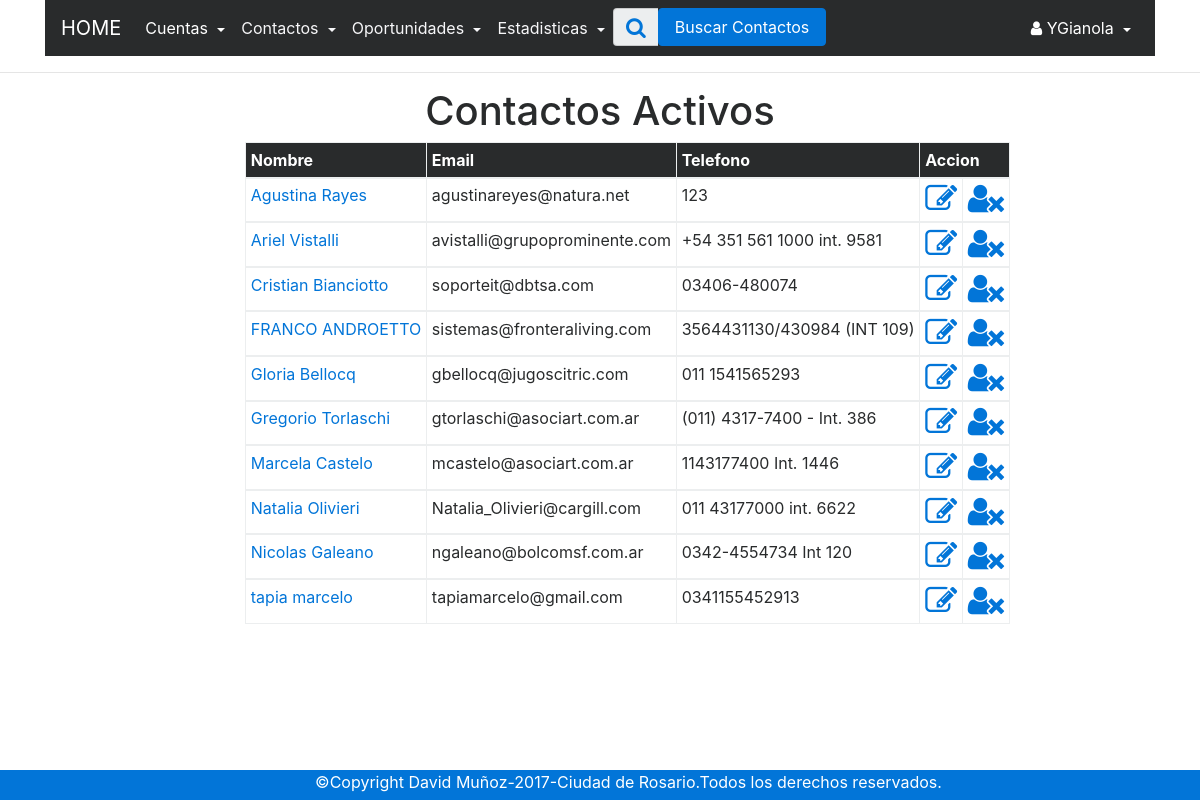
/php/index_contactos.php (signed in), run on the app's committed database.
### tables this page shows
CREATE TABLE IF NOT EXISTS `contactos` (
  `id` int(255) NOT NULL AUTO_INCREMENT,
  `cuenta_id` int(255) DEFAULT '0',
  `usuario_id` int(255) NOT NULL DEFAULT '0',
  `nombre` varchar(50) NOT NULL DEFAULT '0',
  `apellido` varchar(50) NOT NULL DEFAULT '0',
  `email` varchar(50) NOT NULL DEFAULT '0',
  `telefono` varchar(250) DEFAULT '0',
  `estado` int(1) DEFAULT '0',
  PRIMARY KEY (`id`),
  KEY `IdUsuario` (`usuario_id`),
  KEY `IdCuenta` (`cuenta_id`),
  CONSTRAINT `FK_contactos_cuentas` FOREIGN KEY (`cuenta_id`) REFERENCES `cuentas` (`id`) ON DELETE CASCADE ON UPDATE CASCADE,
  CONSTRAINT `FK_contactos_usuarios` FOREIGN KEY (`usuario_id`) REFERENCES `usuarios` (`id`) ON DELETE CASCADE ON UPDATE CASCADE
);

### php/index_contactos.php (called while the page is built, shortened)
<?php session_start();
require 'conexion.php';
$contactos = $conexion->prepare("SELECT con.id as 'id' ,con.nombre,con.apellido,con.email,con.telefono
FROM
contactos con
WHERE con.id=con.id and estado=1 GROUP BY con.id  ORDER BY con.nombre ASC");
$rcontactos = $contactos->execute();
$rcontactos = $contactos->fetchAll(PDO::FETCH_OBJ);
require '../views/contactos/index_contactos.view.php';

### views/contactos/index_contactos.view.php (the view, shortened to what this page needs)
<?php require '../views/menu/menucontactos_activo.view.php';?>
<hr>
  <center><h1>Contactos Activos</h1></center>
<div class="row">
<div class="col-md-3"></div>
<div class="col-md-5"><?php if (isset($_GET['exito'])) {
}?></div>
  </div>
 <div class="row">
<div class="container" >
 <div class="col-sm-10 offset-2">
      <table class="table table-bordered  table-sm table-responsive">
      <thead class="thead-inverse">
      <tr>
         <th>Nombre</th>
         <th>Email</th>
         <th>Telefono</th>
         <th colspan="2">Accion</th>
      </tr>
      </thead>
      <?php foreach ($rcontactos as $contactos): ?>
                                <tbody>
                                    <tr>
                                        <td><a href="../php/contacto_individual.php?id=<?php echo $contactos->id; ?>"><?php echo $contactos->nombre; ?>
                                        <?php echo $contactos->apellido; ?></a></td>
                                        <td><?php echo $contactos->email; ?></td>
                                        <td><?php echo $contactos->telefono; ?></td>
                                            <td>
      <a href="../php/modificar_contacto.php?id=<?php echo $contactos->id ?>">
      <i class="editar fa fa-pencil-square-o fa-2x" aria-hidden="true"></i></a>
    </td>
    <td>
      <a  href="../php/bajalogica_contactos.php?id=<?php echo $contactos->id; ?>"onclick="return confirm('¿Desea Dar de baja el contacto?')"> <i class="eliminar fa fa-user-times fa-2x" aria-hidden="true"></i></i></a>
    </td>
                                    </tr>
                                    </tbody><?php endforeach;?>
      </table>
 </div>
 </div>
</div>
    </body>
    </html>
<?php include '../views/menu/footer.view.php';?>

### data on the page
contactos: nombre "Agustina", apellido "Rayes", email "agustinareyes@natura.net", telefono "123"
contactos: nombre "Ariel", apellido "Vistalli", email "avistalli@grupoprominente.com", telefono "+54 351 561 1000 int. 9581"
contactos: nombre "Cristian", apellido "Bianciotto", email "soporteit@dbtsa.com", telefono "03406-480074"
contactos: nombre "FRANCO", apellido "ANDROETTO", email "sistemas@fronteraliving.com", telefono "3564431130/430984 (INT 109)"
contactos: nombre "Gloria", apellido "Bellocq", email "gbellocq@jugoscitric.com", telefono "011 1541565293"
contactos: nombre "Gregorio", apellido "Torlaschi", email "gtorlaschi@asociart.com.ar", telefono "(011) 4317-7400 - Int. 386"
contactos: nombre "Marcela", apellido "Castelo", email "mcastelo@asociart.com.ar", telefono "1143177400 Int. 1446"
contactos: nombre "Natalia", apellido "Olivieri", email "Natalia_Olivieri@cargill.com", telefono "011 43177000 int. 6622"
contactos: nombre "Nicolas", apellido "Galeano", email "ngaleano@bolcomsf.com.ar", telefono "0342-4554734 Int 120"
contactos: nombre "tapia", apellido "marcelo", email "tapiamarcelo@gmail.com", telefono "0341155452913"

### other printed values
$_SESSION['usuario'] "YGianola"
